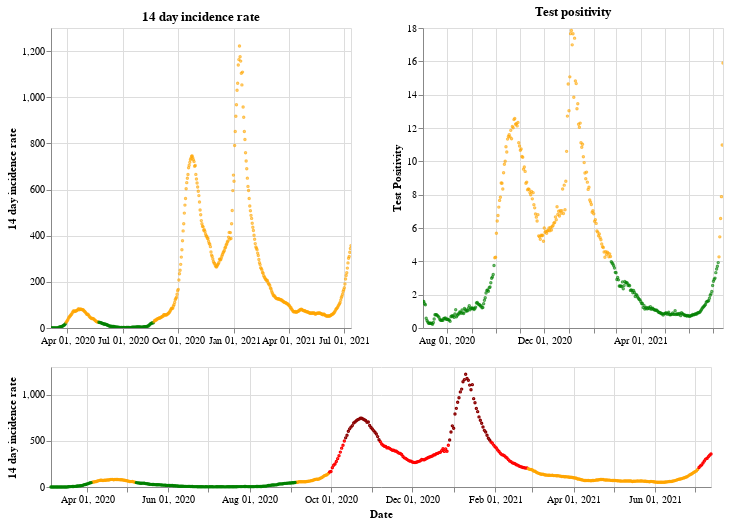

Source (notebook cell):
### Markdown cell above
## Northern Ireland

### Code cell
plot_traffic_light('Northern Ireland')

### Figure 1 — Vega-Lite specification as saved in the notebook (floating-point values rounded to 4 significant figures; data arrays with more than 128 entries replaced by an {"elided": "..."} marker saying what was removed)
{"config": {"view": {"continuousWidth": 400, "continuousHeight": 300}}, "vconcat": [{"hconcat": [{"mark": {"type": "point", "size": 2}, "encoding": {"color": {"condition": {"value": "green", "test": "(datum.twoWeeklyCasesRate <= 25)"}, "value": "orange"}, "tooltip": [{"type": "nominal", "field": "areaName"}, {"type": "temporal", "field": "date"}, {"type": "quantitative", "field": "twoWeeklyCasesRate"}, {"type": "quantitative", "field": "testPositivity"}], "x": {"type": "temporal", "axis": {"title": ""}, "field": "date", "scale": {"domain": {"selection": "DateBrush"}}, "timeUnit": "yearmonthdate"}, "y": {"type": "quantitative", "axis": {"title": "14 day incidence rate"}, "field": "twoWeeklyCasesRate"}}, "title": "14 day incidence rate", "width": 300}, {"mark": {"type": "point", "size": 2}, "encoding": {"color": {"condition": {"value": "green", "test": "(datum.testPositivity <= 4)"}, "value": "orange"}, "tooltip": [{"type": "nominal", "field": "areaName"}, {"type": "temporal", "field": "date"}, {"type": "quantitative", "field": "twoWeeklyCasesRate"}, {"type": "quantitative", "field": "testPositivity"}], "x": {"type": "temporal", "axis": {"title": ""}, "field": "date", "scale": {"domain": {"selection": "DateBrush"}}, "timeUnit": "yearmonthdate"}, "y": {"type": "quantitative", "axis": {"title": "Test Positivity"}, "field": "testPositivity"}}, "title": "Test positivity", "width": 300}]}, {"layer": [{"mark": {"type": "point", "size": 2}, "encoding": {"color": {"condition": {"value": "orange", "test": "(((datum.testPositivity < 4) && (datum.twoWeeklyCasesRate >= 50)) && (datum.twoWeeklyCasesRate < 200))"}, "value": "red"}, "opacity": {"condition": {"value": 1, "test": "((datum.twoWeeklyCasesRate >= 50) && (datum.twoWeeklyCasesRate < 500))"}, "value": 0}, "tooltip": [{"type": "nominal", "field": "areaName"}, {"type": "temporal", "field": "date"}, {"type": "quantitative", "field": "twoWeeklyCasesRate"}, {"type": "quantitative", "field": "testPositivity"}], "x": {"type": "temporal", "axis": {"title": "Date"}, "field": "date", "timeUnit": "yearmonthdate"}, "y": {"type": "quantitative", "axis": {"title": "14 day incidence rate"}, "field": "twoWeeklyCasesRate"}}, "selection": {"DateBrush": {"type": "interval", "encodings": ["x"], "fields": ["Time"]}}}, {"mark": {"type": "point", "size": 2}, "encoding": {"color": {"value": "darkred"}, "opacity": {"condition": {"value": 1, "test": "(datum.twoWeeklyCasesRate >= 500)"}, "value": 0}, "tooltip": [{"type": "nominal", "field": "areaName"}, {"type": "temporal", "field": "date"}, {"type": "quantitative", "field": "twoWeeklyCasesRate"}, {"type": "quantitative", "field": "testPositivity"}], "x": {"type": "temporal", "axis": {"title": "Date"}, "field": "date", "timeUnit": "yearmonthdate"}, "y": {"type": "quantitative", "axis": {"title": "14 day incidence rate"}, "field": "twoWeeklyCasesRate"}}}, {"mark": {"type": "point", "size": 2}, "encoding": {"color": {"condition": {"value": "green", "test": "((datum.testPositivity < 4) && (datum.twoWeeklyCasesRate < 50))"}, "value": "orange"}, "opacity": {"condition": {"value": 1, "test": "(datum.twoWeeklyCasesRate < 50)"}, "value": 0}, "tooltip": [{"type": "nominal", "field": "areaName"}, {"type": "temporal", "field": "date"}, {"type": "quantitative", "field": "twoWeeklyCasesRate"}, {"type": "quantitative", "field": "testPositivity"}], "x": {"type": "temporal", "axis": {"title": "Date"}, "field": "date", "timeUnit": "yearmonthdate"}, "y": {"type": "quantitative", "axis": {"title": "14 day incidence rate"}, "field": "twoWeeklyCasesRate"}}}], "height": 120, "width": 660}], "data": {"name": "data-7cb80c7799fb8c8fcfef3531ea281e72"}, "$schema": "https://vega.github.io/schema/vega-lite/v4.8.1.json", "datasets": {"data-7cb80c7799fb8c8fcfef3531ea281e72": {"elided": "496 records"}}}
